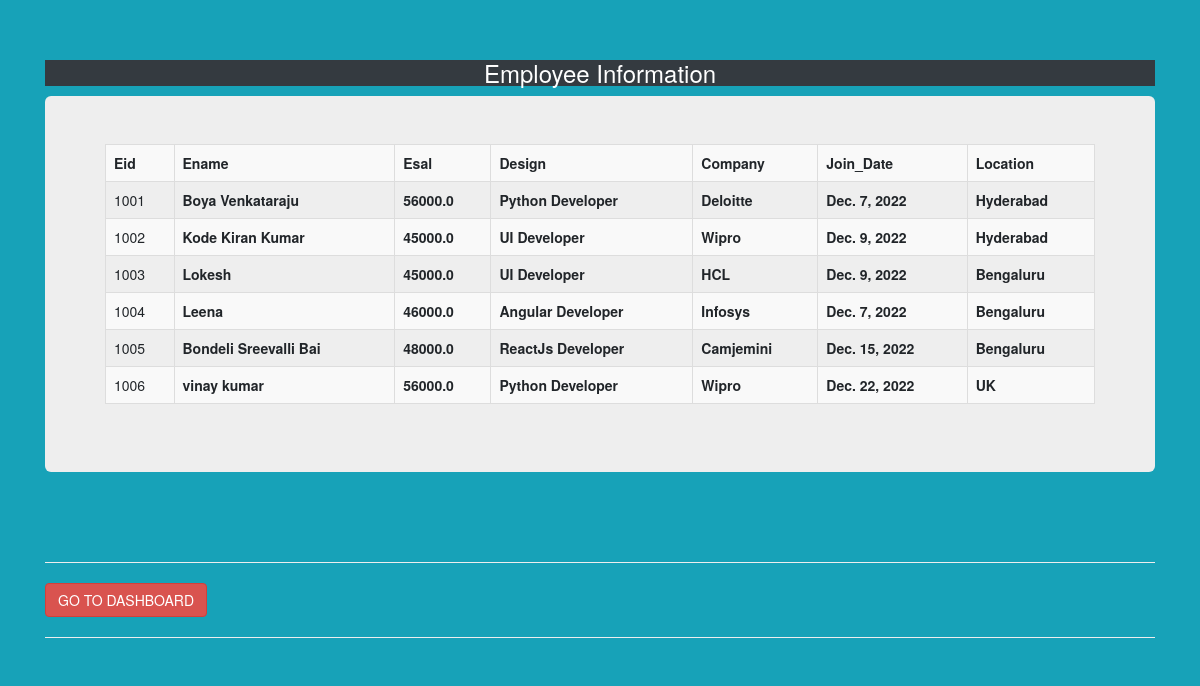
The page /get_information/ on the database its author committed.
### application2/models.py (models this page shows)
class Employees(models.Model):
    Eid=models.IntegerField()
    Ename=models.CharField(max_length=30)
    Esal=models.FloatField()
    Design=models.CharField(max_length=30)
    Company=models.CharField(max_length=30)
    Join_Date=models.DateField()
    Location=models.CharField(max_length=30)

### application2/views.py (the view)
# urls.py: url(r'^get_information/', views.Test_case6,name="web5"),
def Test_case6(request):
    data=Employees.objects.all()
    return render(request,"application2/get_information.html",{'data':data})

### templates/application2/get_information.html (shortened to what this page needs)
<!doctype html>
{% load static %}
<html lang="en">
  <head>
    <link rel="stylesheet" href="https://stackpath.bootstrapcdn.com/bootstrap/4.3.1/css/bootstrap.min.css">
<link rel="stylesheet" href="https://maxcdn.bootstrapcdn.com/bootstrap/3.4.0/css/bootstrap.min.css">
  </head>
  <body class="bg-info">
    <br><br>
    <div class="container">
        <div class="row">
            <div class="col-md-12">
                <h3 class="text-center text-white bg-dark">Employee Information</h3>
                <div class="jumbotron">
                    <table class="table table-bordered table-striped table-hover">
                        <tr>
                            <th>Eid</th>
                            <th>Ename</th>
                            <th>Esal</th>
                            <th>Design</th>
                            <th>Company</th>
                            <th>Join_Date</th>
                            <th>Location</th>
                        </tr>
                        {% for d1 in data %}
                        <tr>
                            <td>{{d1.Eid}}</td>
                            <th>{{d1.Ename}}</th>
                            <th>{{d1.Esal}}</th>
                            <th>{{d1.Design}}</th>
                            <th>{{d1.Company}}</th>
                            <th>{{d1.Join_Date}}</th>
                            <th>{{d1.Location}}</th>
                        </tr>
                        {% endfor %}
                    </table>
                </div>
                <br><br>
                <hr>
                <a href="{% url 'web10' %}" class="btn btn-danger">GO TO DASHBOARD</a>
                <hr>
            </div>
        </div>
    </div>
  </body>
</html>

### rows shown on the page
Employees: Eid "1001", Ename "Boya Venkataraju", Esal "56000.0", Design "Python Developer", Company "Deloitte", Join_Date "Dec. 7, 2022", Location "Hyderabad"
Employees: Eid "1002", Ename "Kode Kiran Kumar", Esal "45000.0", Design "UI Developer", Company "Wipro", Join_Date "Dec. 9, 2022", Location "Hyderabad"
Employees: Eid "1003", Ename "Lokesh", Esal "45000.0", Design "UI Developer", Company "HCL", Join_Date "Dec. 9, 2022", Location "Bengaluru"
Employees: Eid "1004", Ename "Leena", Esal "46000.0", Design "Angular Developer", Company "Infosys", Join_Date "Dec. 7, 2022", Location "Bengaluru"
Employees: Eid "1005", Ename "Bondeli Sreevalli Bai", Esal "48000.0", Design "ReactJs Developer", Company "Camjemini", Join_Date "Dec. 15, 2022", Location "Bengaluru"
Employees: Eid "1006", Ename "vinay kumar", Esal "56000.0", Design "Python Developer", Company "Wipro", Join_Date "Dec. 22, 2022", Location "UK"
